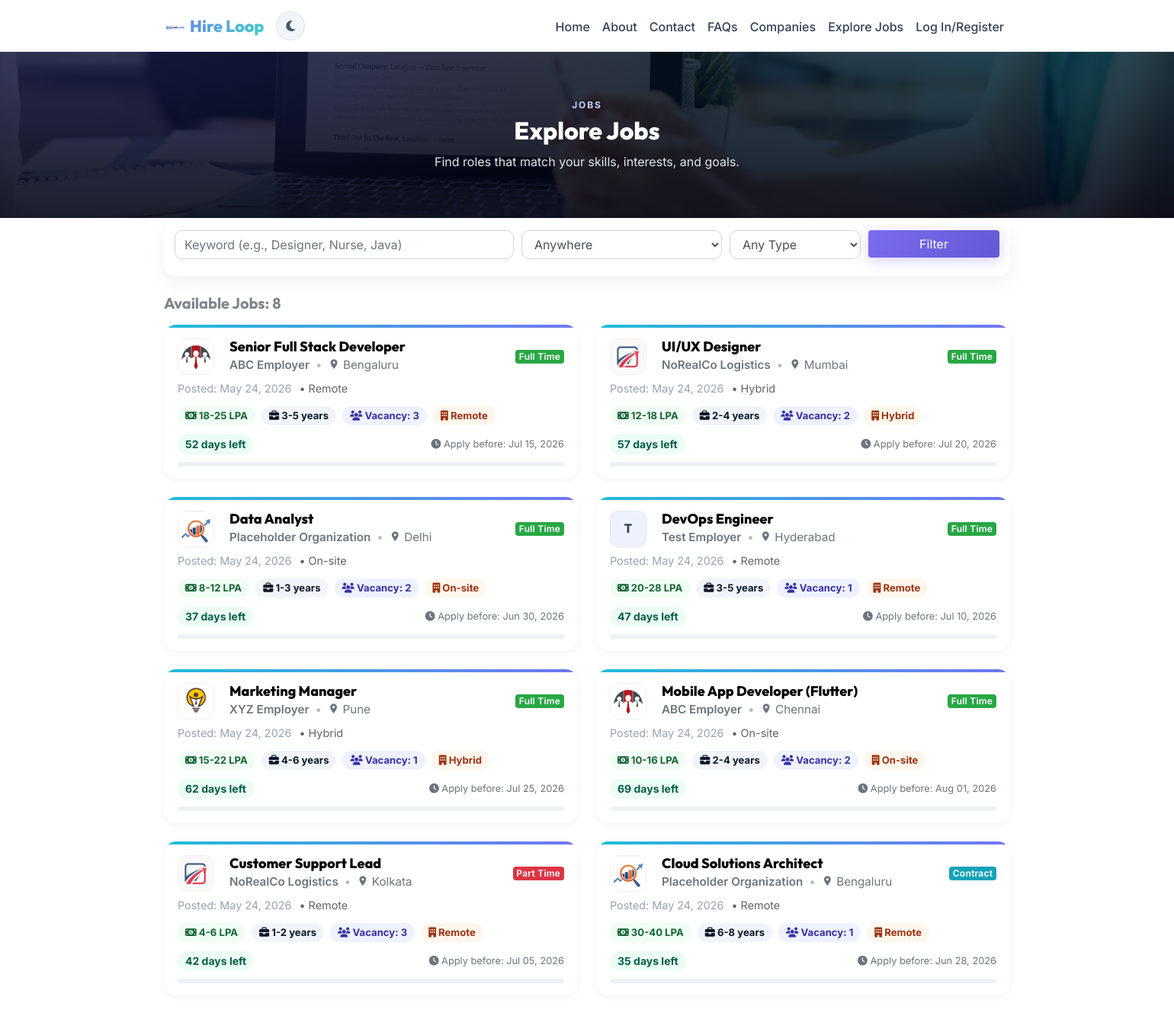
/findjobs.php, run on the app's committed database.
### tables this page shows
CREATE TABLE `jobs` (
  `id` int(3) NOT NULL AUTO_INCREMENT,
  `job_title` varchar(200) NOT NULL,
  `job_region` varchar(200) NOT NULL,
  `job_type` varchar(200) NOT NULL,
  `work_arrangement` varchar(50) NOT NULL,
  `vacancy` int(3) NOT NULL,
  `job_category` varchar(200) NOT NULL,
  `experience` varchar(200) NOT NULL,
  `salary` varchar(200) NOT NULL,
  `inclusivity_notes` text DEFAULT NULL,
  `application_deadline` varchar(200) NOT NULL,
  `job_description` varchar(1000) NOT NULL,
  `responsibilities` varchar(1000) NOT NULL,
  `education_experience` varchar(1000) NOT NULL,
  `other_benefits` varchar(1000) NOT NULL,
  `company_email` varchar(200) NOT NULL,
  `company_name` varchar(200) NOT NULL,
  `company_id` int(3) NOT NULL,
  `company_image` varchar(200) NOT NULL,
  `status` int(3) NOT NULL DEFAULT 0,
  `created_at` timestamp NOT NULL DEFAULT current_timestamp(),
  `view_count` int(11) DEFAULT 0,
  PRIMARY KEY (`id`)
);

CREATE TABLE `users` (
  `id` int(3) NOT NULL AUTO_INCREMENT,
  `fullname` varchar(155) NOT NULL,
  `username` varchar(200) NOT NULL,
  `email` varchar(200) NOT NULL,
  `contact` varchar(20) NOT NULL,
  `region_id` int(11) DEFAULT NULL,
  `address` varchar(255) DEFAULT NULL,
  `mypassword` varchar(200) NOT NULL,
  `img` varchar(200) NOT NULL,
  `type` varchar(200) NOT NULL,
  `cv` varchar(200) DEFAULT NULL,
  `skills` varchar(255) NOT NULL,
  `education` varchar(200) NOT NULL,
  `title` varchar(200) DEFAULT NULL,
  `bio` varchar(500) DEFAULT NULL,
  `facebook` varchar(200) DEFAULT NULL,
  `twitter` varchar(200) DEFAULT NULL,
  `linkedin` varchar(200) DEFAULT NULL,
  `created_at` timestamp NOT NULL DEFAULT current_timestamp(),
  PRIMARY KEY (`id`),
  KEY `fk_users_region` (`region_id`),
  CONSTRAINT `fk_users_region` FOREIGN KEY (`region_id`) REFERENCES `job_regions` (`id`) ON DELETE SET NULL ON UPDATE CASCADE
);

### findjobs.php (the view, shortened to what this page needs)
<?php
require "config/config.php";
$limit  = 12;
$page   = isset($_GET['page']) && is_numeric($_GET['page']) ? (int)$_GET['page'] : 1;
$offset = ($page - 1) * $limit;
$job_title = isset($_REQUEST['job-title']) ? trim($_REQUEST['job-title']) : '';
$sql_where = "FROM jobs j
              JOIN users u ON j.company_id = u.id
              WHERE j.status = 1 AND j.application_deadline >= CURDATE()";
$params = [];
$countStmt = $conn->prepare("SELECT COUNT(*) AS total {$sql_where}");
$countStmt->execute($params);
$totalJobs  = (int)$countStmt->fetch(PDO::FETCH_OBJ)->total;
$dataStmt = $conn->prepare("
  SELECT j.*, u.fullname AS company_name, u.img AS user_img
  {$sql_where}
  ORDER BY j.created_at DESC
  LIMIT :limit OFFSET :offset
");
$dataStmt->bindValue(':limit', $limit, PDO::PARAM_INT);
$dataStmt->bindValue(':offset', $offset, PDO::PARAM_INT);
$dataStmt->execute();
$jobs = $dataStmt->fetchAll(PDO::FETCH_OBJ);
$regionsStmt = $conn->query("SELECT * FROM job_regions WHERE status = 1 ORDER BY name ASC");
$jobRegions  = $regionsStmt->fetchAll(PDO::FETCH_OBJ);
$regionMap   = [];
foreach ($jobRegions as $r) $regionMap[$r->code] = $r->name;
require "includes/header.php";
?>
<section class="companies-hero overlay inner-page bg-image" style="background-image:url('images/tst.jpg');" id="home-section">
  <div class="overlay-dark"></div>
  <div class="container hero-inner text-center">
    <div class="ch-eyebrow mb-1">Jobs</div>
    <h2 class="ch-title mb-2">Explore Jobs</h2>
    <p class="ch-sub mb-0">Find roles that match your skills, interests, and goals.</p>
  </div>
</section>
<section class="site-section">
  <div class="container">
    <div class="fj-toolbar mb-4">
      <form method="get" action="findjobs.php" class="m-0">
        <div class="form-row">
          <div class="col-md-5 mb-2">
            <input name="job-title" type="text" class="form-control" placeholder="Keyword (e.g., Designer, Nurse, Java)"
                   value="<?php echo htmlspecialchars($job_title); ?>">
          </div>
          <div class="col-md-3 mb-2">
            <select name="job-region" class="form-control">
              <option value="">Anywhere</option>
            </select>
          </div>
          <div class="col-md-2 mb-2">
            <select name="job-type" class="form-control">
              <option value="">Any Type</option>
            </select>
          </div>
          <div class="col-md-2 mb-2">
            <button type="submit" class="btn btn-primary btn-block">Filter</button>
          </div>
        </div>
      </form>
    </div>
    <?php if ($totalJobs > 0): ?>
      <h5 class="mb-3">Available Jobs: <?php echo (int)$totalJobs; ?></h5>
      <ul class="fj-grid">
        <?php foreach ($jobs as $job): ?>
          <?php
            $postedTs   = strtotime($job->created_at);
            $deadlineTs = strtotime($job->application_deadline);
            $nowTs      = time();
            $daysLeft   = max(0, ceil(($deadlineTs - $nowTs) / 86400));
            $typeClass = 'primary';
            if ($job->job_type === 'Full Time')     $typeClass = 'success';
            elseif ($job->job_type === 'Part Time') $typeClass = 'danger';
            elseif ($job->job_type === 'Contract')  $typeClass = 'info';
            elseif ($job->job_type === 'Casual')    $typeClass = 'secondary';
            $dueClass = $daysLeft <= 3 ? 'fj-due--danger'
                      : ($daysLeft <= 10 ? 'fj-due--warn' : 'fj-due--ok');
            $regionLabel = $regionMap[$job->job_region] ?? $job->job_region;
            $companyName = trim((string)$job->company_name);
            $initial     = strtoupper(substr($companyName, 0, 1));
            $imgFile = trim((string)($job->company_image ?? ''));
            $baseDir = __DIR__ . "/users/user-images/";
            $webBase = "users/user-images/";
            if ($imgFile === '') {
              $userImg = trim((string)($job->user_img ?? ''));
              if ($userImg !== '' && is_file($baseDir . $userImg)) {
                $imgFile = $userImg;
              }
            }
            $hasLogo = ($imgFile !== '');
            $webPath = $hasLogo ? ($webBase . $imgFile) : '';
          ?>
          <li class="fj-card">
            <a class="fj-link" href="jobs/job-single.php?id=<?php echo (int)$job->id; ?>">
              <div class="fj-accent" aria-hidden="true"></div>
              <div class="fj-header">
                <div class="fj-media">
                  <?php if ($hasLogo): ?>
                    <img src="<?php echo htmlspecialchars($webPath); ?>"
                         alt="<?php echo htmlspecialchars($companyName); ?> logo"
                         class="fj-avatar-img" loading="lazy">
                  <?php else: ?>
                    <div class="fj-avatar" aria-hidden="true"><?php echo htmlspecialchars($initial ?: 'J'); ?></div>
                  <?php endif; ?>
                </div>
                <div class="fj-title-wrap">
                  <h3 class="fj-title"><?php echo htmlspecialchars($job->job_title); ?></h3>
                  <div class="fj-meta">
                    <span class="fj-company"><?php echo htmlspecialchars($companyName); ?></span>
                    <span class="fj-dot">•</span>
                    <span class="fj-loc"><i class="icon-room"></i> <?php echo htmlspecialchars($regionLabel); ?></span>
                  </div>
                </div>
                <span class="badge badge-<?php echo $typeClass; ?> fj-type">
                  <?php echo htmlspecialchars($job->job_type); ?>
                </span>
              </div>
              <div class="fj-sub">
                <span class="fj-posted">Posted: <?php echo date('M d, Y', $postedTs); ?></span>
                <?php if (!empty($job->work_arrangement)): ?>
                  <span class="text-muted">• <?php echo htmlspecialchars($job->work_arrangement); ?></span>
                <?php endif; ?>
              </div>
              <div class="fj-tags">
                <?php if (!empty($job->salary)): ?>
                  <span class="fj-tag fj-tag--salary"><i class="fa fa-money-bill-alt"></i> <?php echo htmlspecialchars($job->salary); ?></span>
                <?php endif; ?>
                <?php if (!empty($job->experience)): ?>
                  <span class="fj-tag fj-tag--exp"><i class="fa fa-briefcase"></i> <?php echo htmlspecialchars($job->experience); ?></span>
                <?php endif; ?>
                <span class="fj-tag fj-tag--vac"><i class="fa fa-users"></i> Vacancy: <?php echo (int)$job->vacancy; ?></span>
                <?php if (!empty($job->work_arrangement)): ?>
                  <span class="fj-tag fj-tag--arr"><i class="fa fa-building"></i> <?php echo htmlspecialchars($job->work_arrangement); ?></span>
                <?php endif; ?>
              </div>
              <div class="fj-footer">
                <span class="fj-chip-deadline <?php echo $dueClass; ?>">
                  <?php echo $daysLeft > 0 ? $daysLeft . ' day' . ($daysLeft>1?'s':'') . ' left' : 'Closed'; ?>
                </span>
                <small class="fj-deadline">
                  <i class="fa fa-clock"></i>
                  Apply before: <?php echo date('M d, Y', $deadlineTs); ?>
                </small>
              </div>
              <div class="fj-track" aria-hidden="true">
              </div>
            </a>
          </li>
        <?php endforeach; ?>
      </ul>
    <?php else: ?>
      <div class="alert alert-info mb-0">No jobs available at the moment!</div>
    <?php endif; ?>
  </div>
</section>
<?php require "includes/footer.php"; ?>

### css/style.css (style rules this page uses)
body { font-weight: 400; font-size: 1rem; line-height: 1.7; position: relative; }
body:after { content: ""; position: absolute; top: 0; left: 0; right: 0; bottom: 0; background: rgba(0, 0, 0, 0.7); z-index: 100; opacity: 0; visibility: hidden; -webkit-transition: .3s all ease; -o-transition: .3s all ease; transition: .3s all ease; }
h1, h2, h3, h4 { color: #000; }
.site-section { padding-top: 4rem; padding-bottom: 4rem; position: relative; z-index: 2; }
.bg-image { background-size: cover; background-position: center center; background-repeat: no-repeat; }
.text-muted { color: #636363 !important; }
.btn:after, .btn:before { display: none; }
.btn.btn-primary { color: #fff; }
html { scroll-behavior: smooth; }
.badge { font-weight: 600; letter-spacing: 0.02em; }

### includes/header.php (style rules this page uses)
body { font-family: 'Inter', -apple-system, BlinkMacSystemFont, sans-serif !important; }
h1, h2, h3, h4, h5, h6, .h1, .h2, .h3, .h4, .h5, .h6 { font-family: 'Outfit', 'Inter', sans-serif !important; font-weight: 700; }
.btn { transition: all 0.3s cubic-bezier(0.4, 0, 0.2, 1) !important; }
.btn-primary { background: linear-gradient(135deg, #6366f1, #4f46e5) !important; border: none !important; box-shadow: 0 4px 15px rgba(99, 102, 241, 0.3) !important; }
body { perspective: 1200px; }
.btn-primary { background: linear-gradient(135deg, #7c6df0, #6358d4) !important; box-shadow: 0 4px 18px rgba(124, 109, 240, 0.3) !important; }
.site-section, .stats-section, .cta-ribbon, .modern-footer { transform-style: preserve-3d; }
body, .navbar, .site-wrap, .job-card, .rj-card, .cta-card, .form-control, .dropdown-menu, .modern-footer, .footer-top, .site-section, .faq-card, .faq-card .card-header { transition: background-color 0.4s ease, color 0.4s ease, border-color 0.4s ease, box-shadow 0.4s ease; }

### data on the page
jobs: users.img (picture), job_title "Senior Full Stack Developer", users.fullname "ABC Employer", job_region "Bengaluru", job_type "Full Time", created_at "May 24, 2026", work_arrangement "Remote", salary "18-25 LPA", experience "3-5 years", vacancy "3", application_deadline "52", application_deadline "Jul 15, 2026"
jobs: users.img (picture), job_title "UI/UX Designer", users.fullname "NoRealCo Logistics", job_region "Mumbai", job_type "Full Time", created_at "May 24, 2026", work_arrangement "Hybrid", salary "12-18 LPA", experience "2-4 years", vacancy "2", application_deadline "57", application_deadline "Jul 20, 2026"
jobs: users.img (picture), job_title "Data Analyst", users.fullname "Placeholder Organization", job_region "Delhi", job_type "Full Time", created_at "May 24, 2026", work_arrangement "On-site", salary "8-12 LPA", experience "1-3 years", vacancy "2", application_deadline "37", application_deadline "Jun 30, 2026"
jobs: users.fullname "T", job_title "DevOps Engineer", users.fullname "Test Employer", job_region "Hyderabad", job_type "Full Time", created_at "May 24, 2026", work_arrangement "Remote", salary "20-28 LPA", experience "3-5 years", vacancy "1", application_deadline "47", application_deadline "Jul 10, 2026"
jobs: users.img (picture), job_title "Marketing Manager", users.fullname "XYZ Employer", job_region "Pune", job_type "Full Time", created_at "May 24, 2026", work_arrangement "Hybrid", salary "15-22 LPA", experience "4-6 years", vacancy "1", application_deadline "62", application_deadline "Jul 25, 2026"
jobs: users.img (picture), job_title "Mobile App Developer (Flutter)", users.fullname "ABC Employer", job_region "Chennai", job_type "Full Time", created_at "May 24, 2026", work_arrangement "On-site", salary "10-16 LPA", experience "2-4 years", vacancy "2", application_deadline "69", application_deadline "Aug 01, 2026"
jobs: users.img (picture), job_title "Customer Support Lead", users.fullname "NoRealCo Logistics", job_region "Kolkata", job_type "Part Time", created_at "May 24, 2026", work_arrangement "Remote", salary "4-6 LPA", experience "1-2 years", vacancy "3", application_deadline "42", application_deadline "Jul 05, 2026"
jobs: users.img (picture), job_title "Cloud Solutions Architect", users.fullname "Placeholder Organization", job_region "Bengaluru", job_type "Contract", created_at "May 24, 2026", work_arrangement "Remote", salary "30-40 LPA", experience "6-8 years", vacancy "1", application_deadline "35", application_deadline "Jun 28, 2026"

### other printed values
$totalJobs "8"
